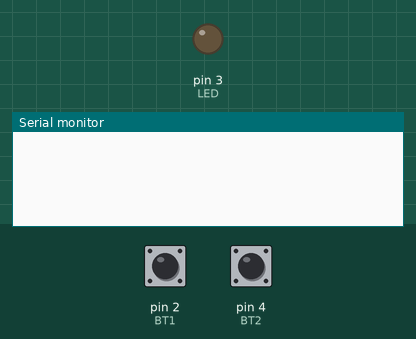
Recording of a sketch running on a simulated Arduino Uno, built with avr-gcc and run on an emulated ATmega328P. Shown: output pins drawn as LEDs (lit = HIGH), the last lines printed to the serial monitor. Inputs (shaded band) come from the test bench; at power-on: pin 2 (BT1) HIGH, pin 4 (BT2) HIGH.

Above: at 1.2 s.
1.3 s: pin 2 (BT1) pulled LOW for 0.15 s
At 3.0 s:
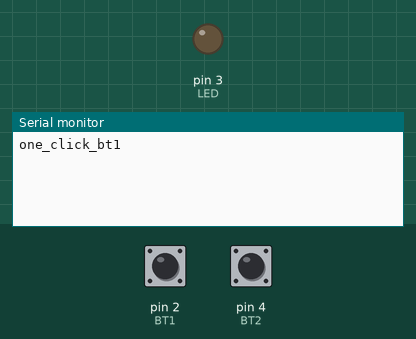
3.4 s: pin 4 (BT2) pulled LOW for 1 s
At 5.0 s:
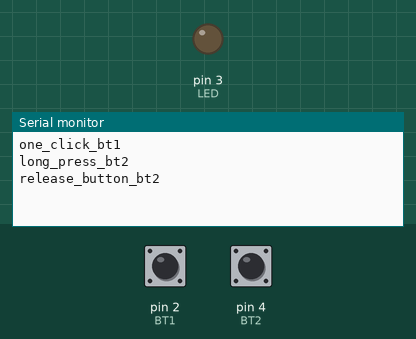
5.9 s: pin 2 (BT1) pulsed LOW 2 times (0.12 s each, 0.3 s apart)
At 7.5 s:
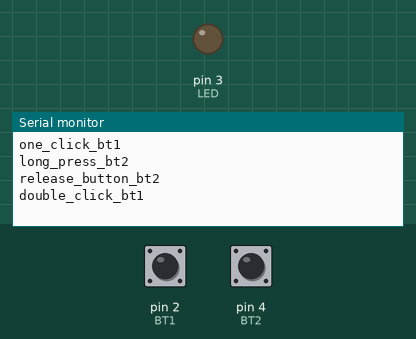
8.3 s: pin 4 (BT2) pulsed LOW 5 times (0.12 s each, 0.3 s apart)
At 11.2 s:
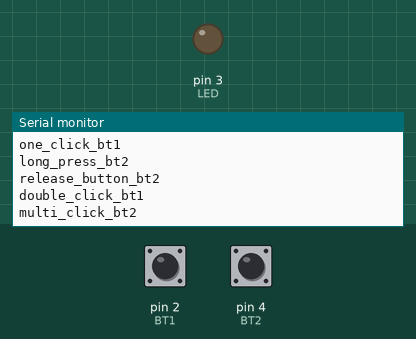

The sketch:

Button_handle.ino
```cpp
#include <OneButton.h>

int BT1 = 2;
int BT2 = 4;
int LED = 3;

OneButton Button_1(BT1, true);
OneButton Button_2(BT2, true);

void setup() {
  // put your setup code here, to run once:
  Serial.begin(9600);

  pinMode(BT1, INPUT_PULLUP);
  pinMode(BT2, INPUT_PULLUP);
  pinMode(LED, OUTPUT);

  Button_1.attachClick(one_click_bt1);                    //nhấn 1 lần rồi nhả lệnh sẽ được kích hoạt
  Button_1.attachDoubleClick(double_click_bt1);           //khi nhấn liên tục 2 lần lệnh sẽ được kích hoạt
  Button_1.attachLongPressStart(long_press_bt1);          //kich hoạt lệnh khi nhấn giữ 1s
  // Button_1.attackDuringLongPress(during_long_press_bt1);  //khi thực hiện xong lệnh trong chế độ nhấn giữ nếu còn nhất nút thì mới thực hiện nhấn giữ lâu
  Button_1.attachLongPressStop(release_button_bt1);       //kích hoạt lệnh khi nút nhấn được thả ra, áp dụng cho trường hợp nhấn giữ
  Button_1.attachMultiClick(multi_click_bt1);             //thực hiện lệnh sau khi nhiều lần nhấn (nhấn > 2 lần)

  Button_2.attachClick(one_click_bt2);                    //nhấn 1 lần rồi nhả lệnh sẽ được kích hoạt
  Button_2.attachDoubleClick(double_click_bt2);           //khi nhấn liên tục 2 lần lệnh sẽ được kích hoạt
  Button_2.attachLongPressStart(long_press_bt2);          //kich hoạt lệnh khi nhấn giữ 1s
  // Button_2.attackDuringLongPress(during_long_press_bt2);  //khi thực hiện xong lệnh trong chế độ nhấn giữ nếu còn nhất nút thì mới thực hiện nhấn giữ lâu
  Button_2.attachLongPressStop(release_button_bt2);       //kích hoạt lệnh khi nút nhấn được thả ra, áp dụng cho trường hợp nhấn giữ
  Button_2.attachMultiClick(multi_click_bt2);             //thực hiện lệnh sau khi nhiều lần nhấn (nhấn > 2 lần)
}

void loop() {
  // put your main code here, to run repeatedly:
  Button_1.tick();      //kiểm tra trạng thái nút nhấn
  Button_2.tick();
  delay(50);
}

void one_click_bt1()
{
  Serial.println("one_click_bt1");
}
void double_click_bt1()
{
  Serial.println("double_click_bt1");
}
void long_press_bt1()
{
Serial.println("long_press_bt1");
}
// void during_long_press_bt1()
// {
//   Serial.println("during_long_press_bt1");
// }
void release_button_bt1()
{
  Serial.println("release_button_bt1");
}
void multi_click_bt1()
{
  Serial.println("multi_click_bt1");
}

/*>>>>>>>BUTTON 2<<<<<<<*/
void one_click_bt2()
{
  Serial.println("one_click_bt2");
}
void double_click_bt2()
{
  Serial.println("double_click_bt2");
}
void long_press_bt2()
{
Serial.println("long_press_bt2");
}
// void during_long_press_bt2()
// {
//   Serial.println("during_long_press_bt2");
// }
void release_button_bt2()
{
  Serial.println("release_button_bt2");
}
void multi_click_bt2()
{
  Serial.println("multi_click_bt2");
}
```

Measured:
- after the input at 1.3 s, the serial monitor: prints a new line after 0.65 s (image 1)
- after the input at 3.4 s, the serial monitor: prints a new line after 0.85 s (image 2)
- after the input at 5.9 s, the serial monitor: prints a new line after 0.91 s (image 3)
- after the input at 8.3 s, the serial monitor: prints a new line after 1.8 s (image 4)
